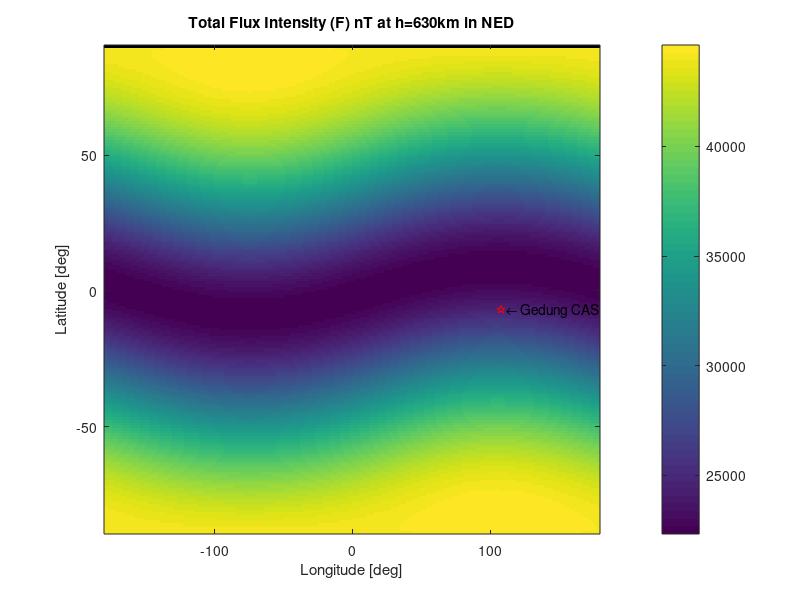
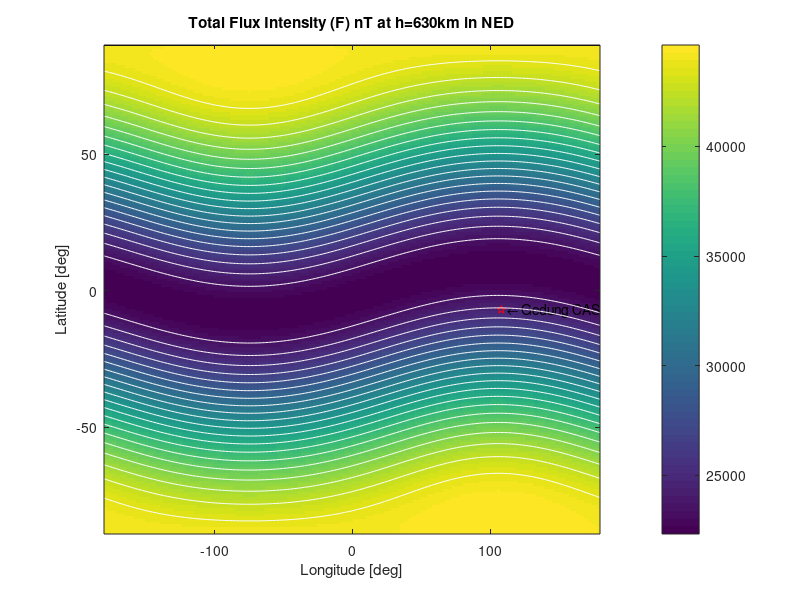
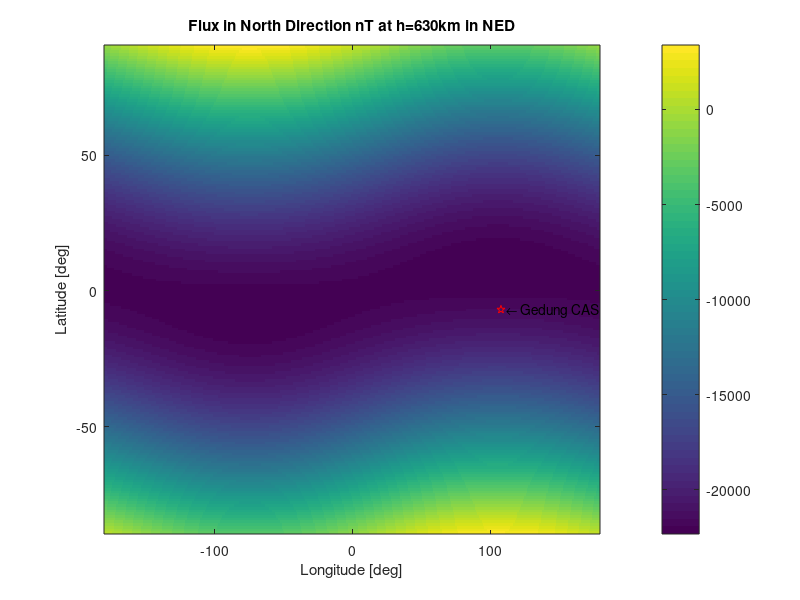
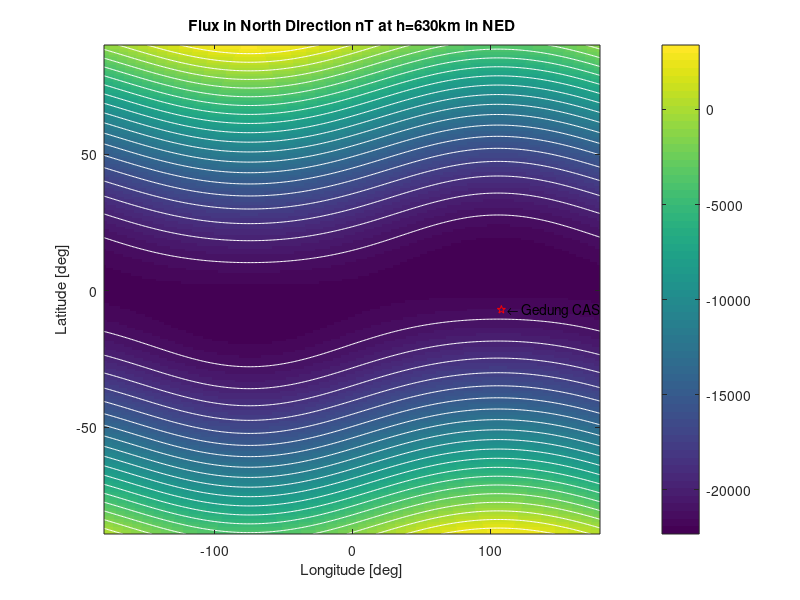

Write the MATLAB code that produced these figures, in order.
%-------------------------------------------------------------------------%
%This program use to ploting data Earth Magnetic Field at n-altitude
% in Local Tangent Coordinated

%%Plot data magnetic field at x altitude
%   data IGRF12
%   n=13, degree
%   m=0,1,2...,n, orde'
% Source : adabted code with IGRF11 Matlab Code By Charles Rino
%-------------------------------------------------------------------------%

%load data
load B_NED mB_NED N E D
origin_CAS =[-6.888423, 107.611099,48.2000];
rtd=1; %radian to degree

%-------------------------------------------------------------------------%
%Total Flux
%plot 1
figure
imagesc([-180:179],[-89:90],mB_NED') %image scale, B'=transpose(B)
axis xy
colorbar %show color bar
xlabel('Longitude [deg]')
ylabel('Latitude [deg]')
title('Total Flux Intensity (F) nT at h=630km in NED')
hold on
txt1='  \leftarrow Gedung CAS';
plot(origin_CAS(2)*rtd, origin_CAS(1)*rtd,'pr')
text(origin_CAS(2)*rtd, origin_CAS(1)*rtd,txt1)
Blong=-180:179;
Blat=-89:90;
figure
imagesc(Blong,Blat,mB_NED')
axis xy
hold on
%An equator location of interest
hold on
txt1='  \leftarrow Gedung CAS';
plot(origin_CAS(2)*rtd, origin_CAS(1)*rtd,'pr')
text(origin_CAS(2)*rtd, origin_CAS(1)*rtd,txt1)
colorbar
xlabel('Longitude [deg]')
ylabel('Latitude [deg]')
title('Total Flux Intensity (F) nT at h=630km in NED')
LINESPEC='w';
hold on
[cs,h]=contour(Blong,Blat,mB_NED',20,LINESPEC); 
%-------------------------------------------------------------------------%
%-------------------------------------------------------------------------%
% B in North Direction, N
% plot 2
figure
imagesc([-180:179],[-89:90],N') %image scale, B'=transpose(B)
axis xy
colorbar %show color bar
xlabel('Longitude [deg]')
ylabel('Latitude [deg]')
title('Flux in North Direction nT at h=630km in NED')
hold on
txt1='  \leftarrow Gedung CAS';
plot(origin_CAS(2)*rtd, origin_CAS(1)*rtd,'pr')
text(origin_CAS(2)*rtd, origin_CAS(1)*rtd,txt1)
Blong=-180:179;
Blat=-89:90;
figure
imagesc(Blong,Blat,N')
axis xy
hold on
%An equator location of interest
hold on
txt1='  \leftarrow Gedung CAS';
plot(origin_CAS(2)*rtd, origin_CAS(1)*rtd,'pr')
text(origin_CAS(2)*rtd, origin_CAS(1)*rtd,txt1)
colorbar
xlabel('Longitude [deg]')
ylabel('Latitude [deg]')
title('Flux in North Direction nT at h=630km in NED')
LINESPEC='w';
hold on
[cs,h]=contour(Blong,Blat,N',20,LINESPEC); 
%-------------------------------------------------------------------------%
%-------------------------------------------------------------------------%
% B in Easth direction, E
% plot 3
figure
imagesc([-180:179],[-89:90],E') %image scale, B'=transpose(B)
axis xy
colorbar %show color bar
xlabel('Longitude [deg]')
ylabel('Latitude [deg]')
title('Flux in East Direction nT at h=630km in NED')
hold on
txt1='  \leftarrow Gedung CAS';
plot(origin_CAS(2)*rtd, origin_CAS(1)*rtd,'pr')
text(origin_CAS(2)*rtd, origin_CAS(1)*rtd,txt1)
Blong=-180:179;
Blat=-89:90;
figure
imagesc(Blong,Blat,E')
axis xy
hold on
%An equator location of interest
hold on
txt1='  \leftarrow Gedung CAS';
plot(origin_CAS(2)*rtd, origin_CAS(1)*rtd,'pr')
text(origin_CAS(2)*rtd, origin_CAS(1)*rtd,txt1)
colorbar
xlabel('Longitude [deg]')
ylabel('Latitude [deg]')
title('Flux in East Direction nT at h=630km in NED')
LINESPEC='w';
hold on
[cs,h]=contour(Blong,Blat,E',20,LINESPEC);
%-------------------------------------------------------------------------%
%-------------------------------------------------------------------------%
% B in Down direction, D
% plot 4
figure
imagesc([-180:179],[-89:90],D') %image scale, B'=transpose(B)
axis xy
colorbar %show color bar
xlabel('Longitude [deg]')
ylabel('Latitude [deg]')
title('Flux in Down Direction nT at h=630km in NED')
hold on
txt1='  \leftarrow Gedung CAS';
plot(origin_CAS(2)*rtd, origin_CAS(1)*rtd,'pr')
text(origin_CAS(2)*rtd, origin_CAS(1)*rtd,txt1)
Blong=-180:179;
Blat=-89:90;
figure
imagesc(Blong,Blat,D')
axis xy
hold on
%An equator location of interest
hold on
txt1='  \leftarrow Gedung CAS';
plot(origin_CAS(2)*rtd, origin_CAS(1)*rtd,'pr')
text(origin_CAS(2)*rtd, origin_CAS(1)*rtd,txt1)
colorbar
xlabel('Longitude [deg]')
ylabel('Latitude [deg]')
title('Flux in Down Direction nT at h=630km in NED')
LINESPEC='w';
hold on
[cs,h]=contour(Blong,Blat,D',20,LINESPEC);
%-------------------------------------------------------------------------%